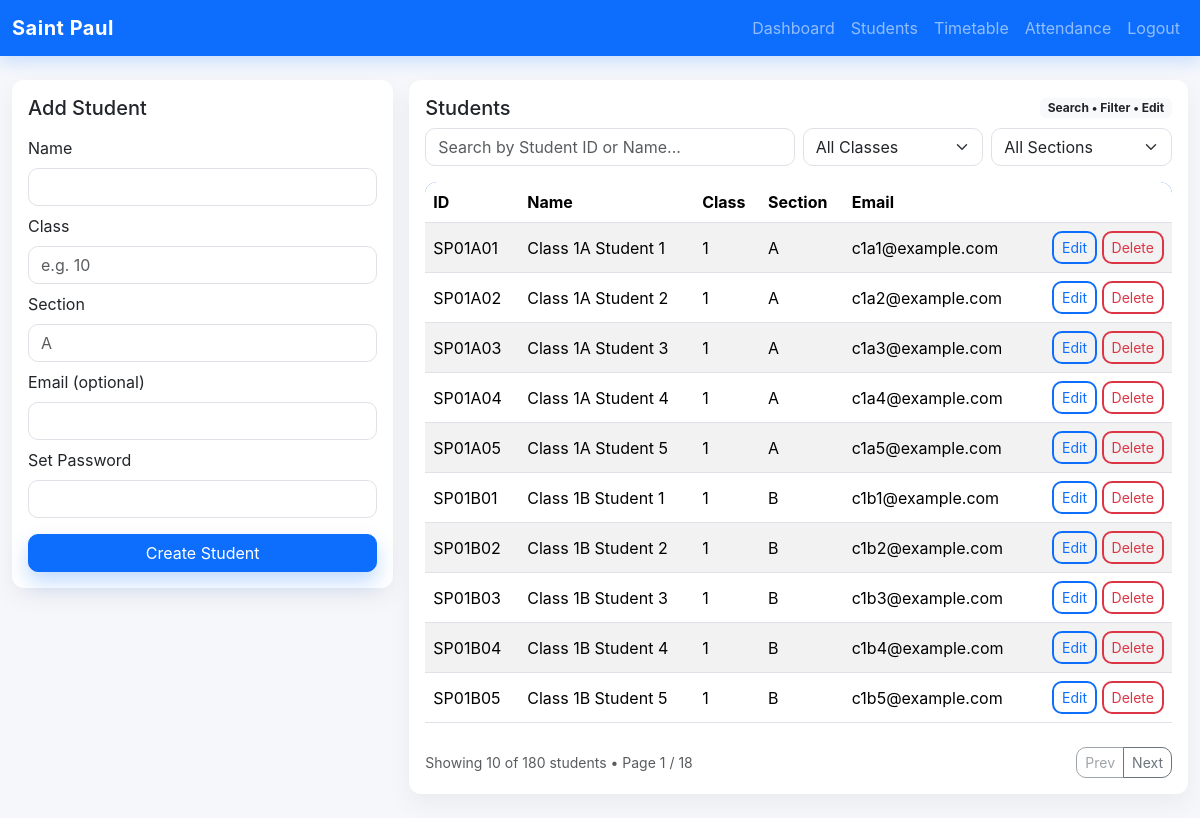
The app's page /admin/students.php (signed in) with its own data.
### tables this page shows
CREATE TABLE IF NOT EXISTS students (
  id INT AUTO_INCREMENT PRIMARY KEY,
  student_id VARCHAR(50) NOT NULL UNIQUE,
  name VARCHAR(100) NOT NULL,
  class VARCHAR(50) NOT NULL,
  section VARCHAR(10) NOT NULL,
  email VARCHAR(150),
  password_hash VARCHAR(255) NOT NULL,
  created_at TIMESTAMP DEFAULT CURRENT_TIMESTAMP
);

### includes/auth.php (called while the page is built, shortened)
<?php
function e(string $value): string
{
    return htmlspecialchars($value, ENT_QUOTES, 'UTF-8');
}

### admin/students.php (the view, shortened to what this page needs)
<?php
require_once __DIR__ . '/../includes/header.php';
$students = $mysqli->query('SELECT student_id, name, class, section, email, created_at FROM students ORDER BY created_at DESC')->fetch_all(MYSQLI_ASSOC);
?>
<div class="row g-3">
    <div class="col-lg-4">
        <div class="card p-3">
            <h5 class="mb-3">Add Student</h5>
            <form method="post">
                <div class="mb-2">
                    <label class="form-label">Name</label>
                    <input type="text" name="name" class="form-control" required>
                </div>
                <div class="mb-2">
                    <label class="form-label">Class</label>
                    <input type="text" name="class" class="form-control" placeholder="e.g. 10" required>
                </div>
                <div class="mb-2">
                    <label class="form-label">Section</label>
                    <input type="text" name="section" class="form-control" placeholder="A" required>
                </div>
                <div class="mb-2">
                    <label class="form-label">Email (optional)</label>
                    <input type="email" name="email" class="form-control">
                </div>
                <div class="mb-3">
                    <label class="form-label">Set Password</label>
                    <input type="text" name="password" class="form-control" required>
                </div>
                <div class="d-grid">
                    <button class="btn btn-primary" type="submit">Create Student</button>
                </div>
            </form>
        </div>
    </div>
    <div class="col-lg-8">
        <div class="card p-3">
            <div class="d-flex justify-content-between align-items-center flex-wrap gap-2 mb-2">
                <h5 class="mb-0">Students</h5>
                <span class="badge bg-light text-dark">Search • Filter • Edit</span>
            </div>
            <div class="row g-2 mb-3">
                <div class="col-md-6">
                    <input id="studentSearch" type="text" class="form-control" placeholder="Search by Student ID or Name...">
                </div>
                <div class="col-md-3">
                    <select id="filterClass" class="form-select">
                        <option value="">All Classes</option>
                    </select>
                </div>
                <div class="col-md-3">
                    <select id="filterSection" class="form-select">
                        <option value="">All Sections</option>
                    </select>
                </div>
            </div>
            <div class="table-responsive">
                <table class="table table-striped align-middle" id="studentsTable">
                    <thead>
                    <tr>
                        <th>ID</th>
                        <th>Name</th>
                        <th>Class</th>
                        <th>Section</th>
                        <th>Email</th>
                        <th></th>
                    </tr>
                    </thead>
                    <tbody>
                    <?php foreach ($students as $s): ?>
                        <tr class="student-row"
                            data-id="<?php echo e($s['student_id']); ?>"
                            data-name="<?php echo e($s['name']); ?>"
                            data-class="<?php echo e($s['class']); ?>"
                            data-section="<?php echo e($s['section']); ?>"
                            data-email="<?php echo e($s['email']); ?>"
                        >
                            <td><?php echo e($s['student_id']); ?></td>
                            <td><?php echo e($s['name']); ?></td>
                            <td><?php echo e($s['class']); ?></td>
                            <td><?php echo e($s['section']); ?></td>
                            <td><?php echo e($s['email']); ?></td>
                            <td class="text-end">
                                <button type="button" class="btn btn-sm btn-outline-primary student-edit-btn"
                                        data-bs-toggle="modal" data-bs-target="#editStudentModal"
                                        data-id="<?php echo e($s['student_id']); ?>"
                                        data-name="<?php echo e($s['name']); ?>"
                                        data-class="<?php echo e($s['class']); ?>"
                                        data-section="<?php echo e($s['section']); ?>"
                                        data-email="<?php echo e($s['email']); ?>">
                                    Edit
                                </button>
                                <a href="?delete=<?php echo e($s['student_id']); ?>" class="btn btn-sm btn-outline-danger" data-confirm="Delete this student?">Delete</a>
                            </td>
                        </tr>
                    <?php endforeach; ?>
                    </tbody>
                </table>
            </div>
            <div class="d-flex justify-content-between align-items-center mt-2 flex-wrap gap-2">
                <div class="text-muted small" id="studentsCount"></div>
                <div class="btn-group" role="group" aria-label="Pagination">
                    <button type="button" class="btn btn-outline-secondary btn-sm" id="studentsPrev">Prev</button>
                    <button type="button" class="btn btn-outline-secondary btn-sm" id="studentsNext">Next</button>
                </div>
            </div>
        </div>
    </div>
</div>
<?php require_once __DIR__ . '/../includes/footer.php'; ?>

### includes/header.php (shortened to what this page needs)
<?php
require_once __DIR__ . '/auth.php';
$role = $_SESSION['user_role'] ?? null;
?>
<!doctype html>
<html lang="en">
<head>
    <link href="https://cdn.jsdelivr.net/npm/bootstrap@5.3.3/dist/css/bootstrap.min.css" rel="stylesheet">
    <link href="https://cdn.jsdelivr.net/npm/bootstrap-icons@1.11.3/font/bootstrap-icons.css" rel="stylesheet">
    <link rel="stylesheet" href="/saint-paul/assets/css/style.css">
</head>
<body>
<nav class="navbar navbar-expand-lg navbar-dark bg-primary">
    <div class="container-fluid">
        <a class="navbar-brand fw-bold" href="/saint-paul/index.php">Saint Paul</a>
        <div class="collapse navbar-collapse" id="navbarNav">
            <ul class="navbar-nav ms-auto">
                <?php if ($role === 'admin'): ?>
                    <li class="nav-item"><a class="nav-link" href="/saint-paul/admin/dashboard.php">Dashboard</a></li>
                    <li class="nav-item"><a class="nav-link" href="/saint-paul/admin/students.php">Students</a></li>
                    <li class="nav-item"><a class="nav-link" href="/saint-paul/admin/timetable.php">Timetable</a></li>
                    <li class="nav-item"><a class="nav-link" href="/saint-paul/admin/attendance.php">Attendance</a></li>
                <?php endif; ?>
                <?php if ($role): ?>
                    <li class="nav-item"><a class="nav-link" href="/saint-paul/logout.php">Logout</a></li>
                <?php else: ?>
                    <li class="nav-item"><a class="nav-link" href="/saint-paul/login.php">Login</a></li>
                <?php endif; ?>
            </ul>
        </div>
    </div>
</nav>
<div class="container-fluid py-4">

### includes/footer.php (shortened to what this page needs)
    </div>
</body>
</html>

### assets/css/style.css (style rules this page uses)
body { background-color: #f5f7fb; font-family: 'Inter', system-ui, -apple-system, sans-serif; }
.card { border: none; border-radius: 12px; box-shadow: 0 10px 25px rgba(0, 0, 0, 0.05); }
.navbar { box-shadow: 0 6px 16px rgba(13, 110, 253, 0.18); }
.navbar-brand { letter-spacing: 0.5px; }
.table thead { background: #0d6efd; color: #fff; }
.table-striped tbody tr:nth-of-type(odd) { --bs-table-accent-bg: #f8f9ff; }
.form-control, .form-select, .btn { border-radius: 10px; }
.btn-primary { box-shadow: 0 10px 20px rgba(13, 110, 253, 0.25); }
.btn-outline-primary, .btn-outline-success, .btn-outline-danger { border-width: 2px; }
.table-responsive { border-radius: 12px; overflow: hidden; }

### records on screen
students: student "SP01A01", name "Class 1A Student 1", class "1", section "A", email "c1a1@example.com"
students: student "SP01A02", name "Class 1A Student 2", class "1", section "A", email "c1a2@example.com"
students: student "SP01A03", name "Class 1A Student 3", class "1", section "A", email "c1a3@example.com"
students: student "SP01A04", name "Class 1A Student 4", class "1", section "A", email "c1a4@example.com"
students: student "SP01A05", name "Class 1A Student 5", class "1", section "A", email "c1a5@example.com"
students: student "SP01B01", name "Class 1B Student 1", class "1", section "B", email "c1b1@example.com"
students: student "SP01B02", name "Class 1B Student 2", class "1", section "B", email "c1b2@example.com"
students: student "SP01B03", name "Class 1B Student 3", class "1", section "B", email "c1b3@example.com"
students: student "SP01B04", name "Class 1B Student 4", class "1", section "B", email "c1b4@example.com"
students: student "SP01B05", name "Class 1B Student 5", class "1", section "B", email "c1b5@example.com"
